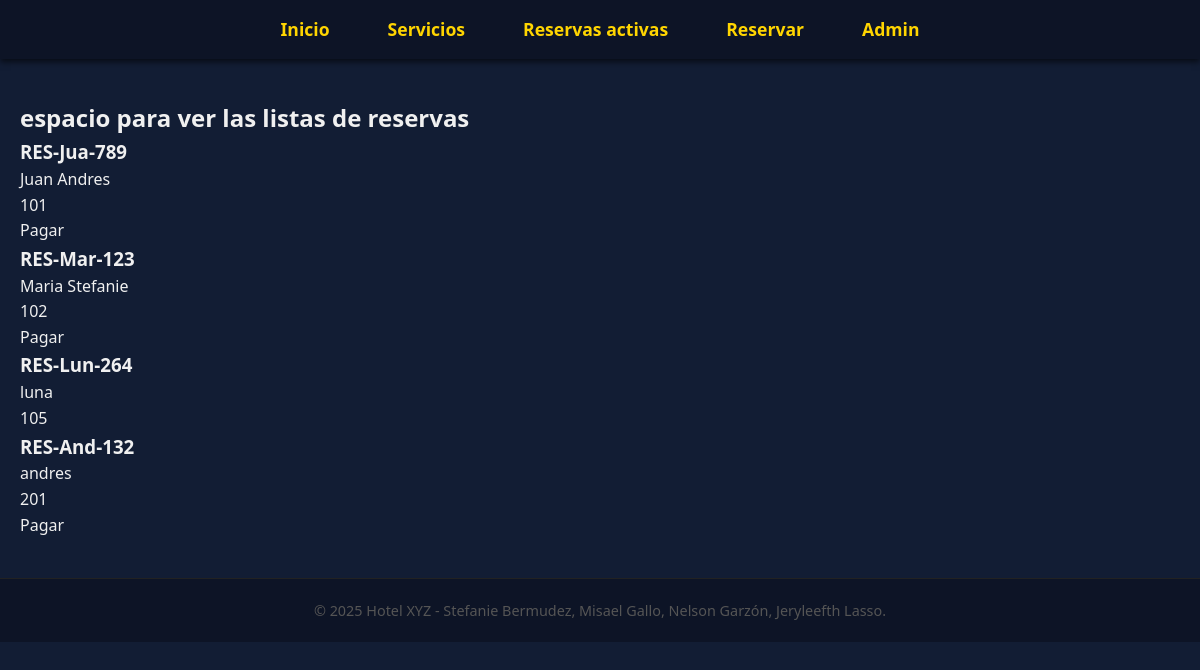
Before: /listas_reservas/ with the older database file.
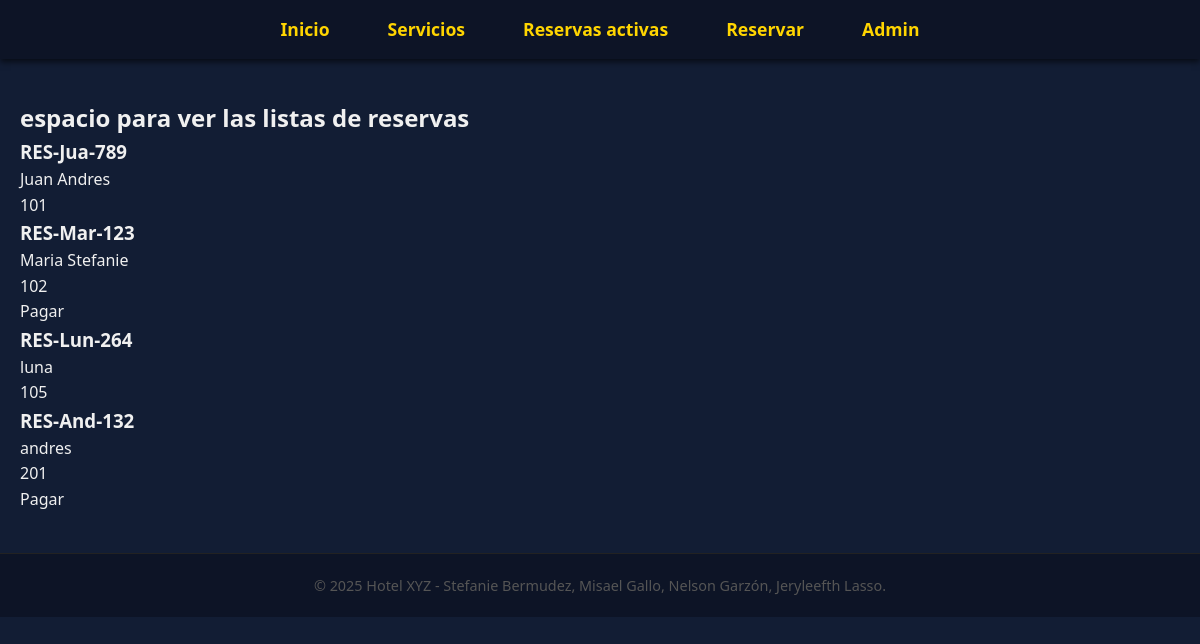
After: the same page with the newer database file.
### myapp/models.py (models this page shows, shortened)
class Reserva(models.Model):
    nombre= models.CharField(max_length=30)
    paga = models.BooleanField(default=False)
    identificacion= models.IntegerField(validators=[MinValueValidator(3)])
    codigo_reserva = models.CharField(max_length=20, unique=True, blank=True, default="")
    fechaInicio = models.DateField()
    fechaFin = models.DateField()
    servicio= models.ForeignKey(Servicio, on_delete=models.CASCADE,null=True, blank=True)
    def __str__(self):
        return self.codigo_reserva

class Servicio(models.Model):
    tipo = models.IntegerField(choices=TiposServicios.choices,default=TiposServicios.HABITACION)
    valor = models.DecimalField(max_digits=10, decimal_places=2)
    personas = models.IntegerField(validators=[MinValueValidator(1)])
    especificacion = models.TextField(max_length=200)
    numero = models.IntegerField(unique=True)
    disponible = models.BooleanField(default= True)

### myapp/views.py (the view)
# urls.py: path('listas_reservas/', views.listaReservas,name='listas_reservas'),
def listaReservas(request):
    reservas = Reserva.objects.all()
    return render(request,'listas_reservas.html',{
        'reservas': reservas
    })

### myapp/templates/listas_reservas.html
{% extends 'layouts/plantilla.html' %}
{% block content %}
<h2>
    espacio para ver las listas de reservas
</h2>
{% for res in reservas %}
<div>
    <h3>
        {{res}}
    </h3>
    <p>
        {{res.nombre}}
    </p>
    <p>
        {{res.servicio.numero}}
    </p>
    {% if res.paga == False %}
        <a href="{% url 'pagarReserva' codigo_reserva=res.codigo_reserva %}" class="btn">Pagar</a>
    {% endif %}
</div>
{% endfor %}
{% endblock %}

Changed rows visible on the page:
changed Reserva "RES-Jua-789": no longer shows "Pagar"
